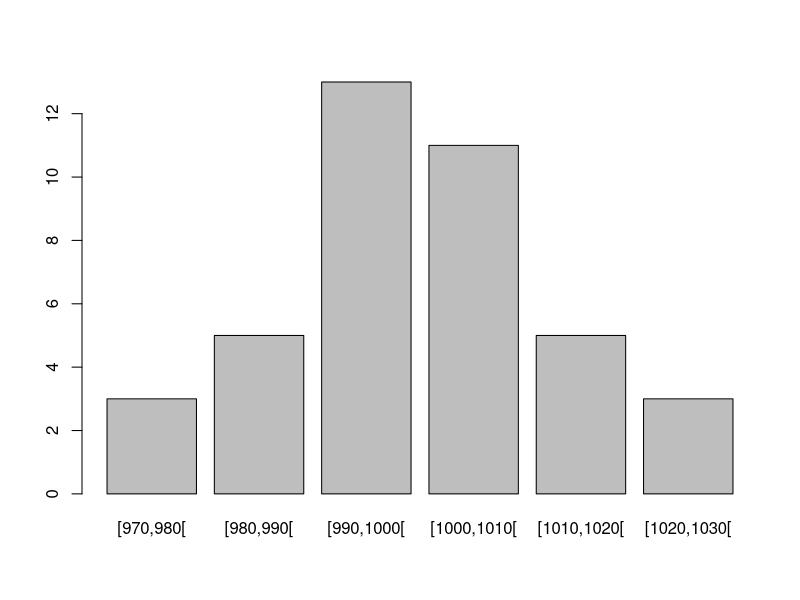

Recreate this plot in R.
## ---- chunk 1
knitr::opts_chunk$set(echo = TRUE)
library(tidyverse)
## ---- chunk 2
    n_i <- c(3,5,13,11,5,3)         # Given frequencies
    cf  <- c(cumsum(n_i))           # Cumulative absolute Frequencies
    cf
## ---- chunk 3
    f_i <- n_i / sum(n_i)
    f_i
## ---- chunk 4
    crf <- c(cumsum(f_i))
    crf
## ---- chunk 5
conserven <- tibble(
  category = c("[970,980[","[980,990[","[990,1000[","[1000,1010[","[1010,1020[","[1020,1030["),
  n_i = c(3,5,13,11,5,3),
  cf  = cumsum(n_i),
  f_i = n_i / sum(n_i),
  crf = cumsum(f_i)
)
## ---- chunk 6
    x <- c(975,985,995,1005,1015,1025)
    m <- sum(x * n_i) / sum(n_i)
    m
## ---- chunk 7
    v <- sum(n_i * (x - m)^2) / (sum(n_i) - 1)
    stdev <- sqrt(v)
    stdev
## ---- chunk 8
    cf[3]/sum(n_i)
## ---- chunk 9
  names(n_i) <- c("[970,980[","[980,990[","[990,1000[","[1000,1010[","[1010,1020[","[1020,1030[")
  barplot(n_i)
